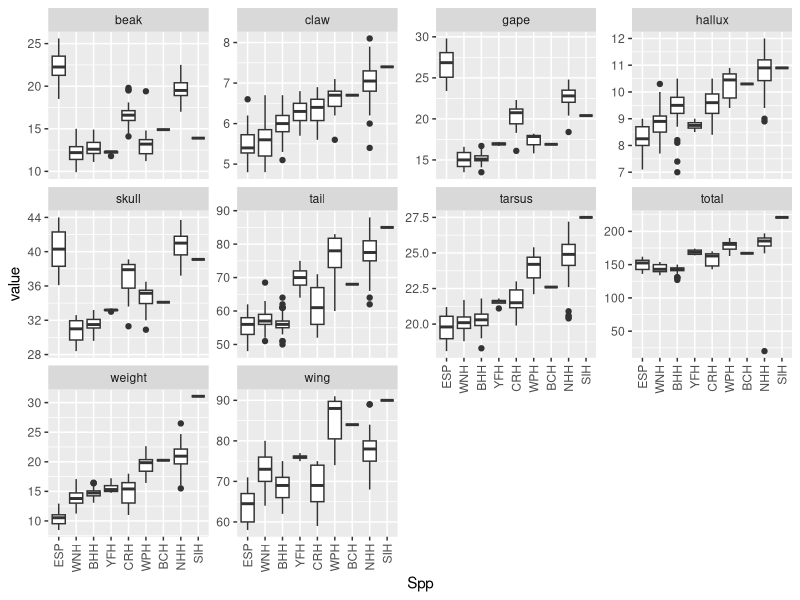
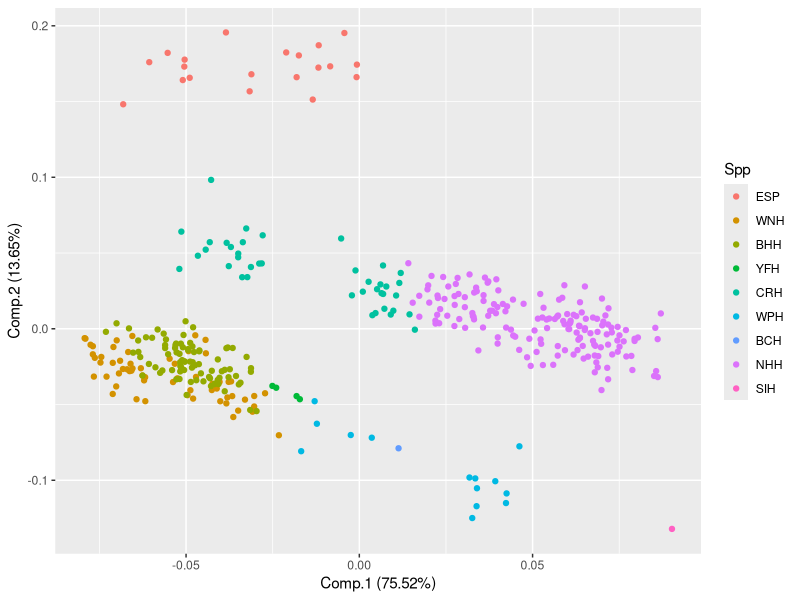

Recreate these plots in R, in order.


  library(tidyverse)
  library(ggfortify)
  library(randomForest)
  
  # Q1: load and assemble the data from the two .csv files. Which spp has the most records and the least records?
  
  dat <- read_csv("HEMorphSpp.csv") %>%
    dplyr::left_join(read_csv("HEMorph.csv")) %>% # the spp are in a different file
    dplyr::mutate(Spp = fct_reorder(Spp,weight)) %>% # this turns Spp into a factor ordered by the weight
    tidyr::gather(variable,value,3:ncol(.)) %>% # create a tidy data set
    dplyr::add_count(Spp)
  
  # A1: NHH have the most records (1620) and SIH have the least (10)
  
  
  # Q2: Qualitatively, what morphological attributes are correlated with weight?
    
  ggplot(dat, aes(Spp,value)) +
    geom_boxplot() +
    facet_wrap(~variable, scales = "free_y") +
    theme(axis.text.x = element_text(angle = 90, vjust = 0.5, hjust=1))
    
  # A2: claw, hallux, tail, tarsus, total are kind of proportional to weight whereas beak, gape, skull and wing less so
  
  
  # Q3: Which species are likely to have similar ecological niches, given these data?
  
  datWide <- dat %>% tidyr::spread(variable,value)
  
  # a)
  
  modPCA <- princomp(scale(datWide %>% dplyr::select(4:ncol(.))))
  
  autoplot(modPCA, data = datWide, colour = "Spp")
  
  # b)
  
  modRF <- randomForest(Spp ~ .
                        , data = datWide[-c(2:3)]
                        )
  
  
  # A3a: WNH & BHH plot on top of each other
  # A3b: WNH & BHH: 4 BHH were predicted to be WNH and 3 WNH were predicted to be BHH. Largest other misclassification was 2 CRH predicted to be NHH
  
